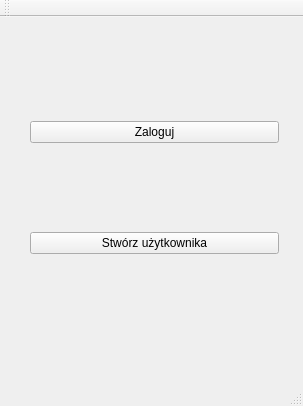
<?xml version="1.0" encoding="UTF-8"?>
<ui version="4.0">
 <class>Adamowicz_Jankiewicz_projekt_PZOClass</class>
 <widget class="QMainWindow" name="Adamowicz_Jankiewicz_projekt_PZOClass">
  <property name="geometry">
   <rect>
    <x>0</x>
    <y>0</y>
    <width>303</width>
    <height>406</height>
   </rect>
  </property>
  <property name="windowTitle">
   <string>Adamowicz_Jankiewicz_projekt_PZO</string>
  </property>
  <widget class="QWidget" name="centralWidget">
   <widget class="QWidget" name="verticalLayoutWidget">
    <property name="geometry">
     <rect>
      <x>19</x>
      <y>10</y>
      <width>271</width>
      <height>321</height>
     </rect>
    </property>
    <layout class="QVBoxLayout" name="verticalLayout">
     <item>
      <widget class="QPushButton" name="pushButton">
       <property name="text">
        <string>Zaloguj</string>
       </property>
      </widget>
     </item>
     <item>
      <widget class="QPushButton" name="pushButton_2">
       <property name="text">
        <string>Stwórz użytkownika</string>
       </property>
      </widget>
     </item>
    </layout>
   </widget>
  </widget>
  <widget class="QToolBar" name="mainToolBar">
   <attribute name="toolBarArea">
    <enum>TopToolBarArea</enum>
   </attribute>
   <attribute name="toolBarBreak">
    <bool>false</bool>
   </attribute>
  </widget>
  <widget class="QStatusBar" name="statusBar"/>
  <action name="actionZamknij">
   <property name="text">
    <string>Zamknij</string>
   </property>
  </action>
 </widget>
 <layoutdefault spacing="6" margin="11"/>
 <resources>
  <include location="adamowicz_jankiewicz_projekt_pzo.qrc"/>
 </resources>
 <connections>
  <connection>
   <sender>actionZamknij</sender>
   <signal>triggered()</signal>
   <receiver>Adamowicz_Jankiewicz_projekt_PZOClass</receiver>
   <slot>close()</slot>
   <hints>
    <hint type="sourcelabel">
     <x>-1</x>
     <y>-1</y>
    </hint>
    <hint type="destinationlabel">
     <x>299</x>
     <y>199</y>
    </hint>
   </hints>
  </connection>
 </connections>
</ui>
